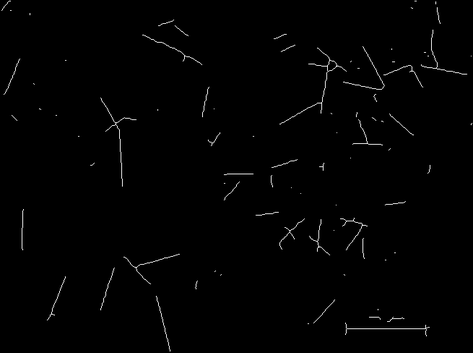
#> input picture data/raw/GF-skeltonized.tif, 473 x 353 px, shrunk from 655 x 488 before the run; its folder holds only this picture in this run
$ python inspect_graph.py
#> lines starting #> are read from the running program, lines starting #| are printed output that depends on the picture; after the words box and inside, x2 and y2 are one past the last pixel; in counts of white or black regions, pixels touching at a corner belong together
### src/fiberlen/io.py
# src/fiberlen/io.py

from pathlib import Path
from dataclasses import dataclass
from typing import Union

import numpy as np
import imageio.v3 as iio


@dataclass(frozen=True)
class SkeletonImage:
    mask: np.ndarray   # bool array, True = skeleton pixel
    path: Path


def read_skeleton_tif(
    path: Union[str, Path],
    *,
    foreground: str = "auto",
    pad: int = 0,
) -> SkeletonImage:
    """
    Read skeleton TIFF and return boolean mask.
    """
    p = Path(path)

    arr = iio.imread(p)

    # --- ensure 2D ---
    if arr.ndim == 3:
        if arr.shape[2] == 1:
            arr = arr[:, :, 0]
        else:
            arr = (
                0.299 * arr[:, :, 0]
                + 0.587 * arr[:, :, 1]
                + 0.114 * arr[:, :, 2]
            ).astype(arr.dtype)

    if arr.ndim != 2:
        raise ValueError(f"Expected 2D image, got {arr.shape}")

    # --- convert to uint8 if needed ---
    if arr.dtype == np.bool_:
        mask = arr.copy()
    else:
        if np.issubdtype(arr.dtype, np.floating):
            mx = float(np.nanmax(arr))
            if mx <= 1.0:
                arr = (arr * 255).astype(np.uint8)
            else:
                arr = np.clip(arr, 0, 255).astype(np.uint8)
        else:
            arr = np.clip(arr, 0, 255).astype(np.uint8)

        nonzero = np.count_nonzero(arr)
        total = arr.size

        if foreground == "white":
            mask = arr > 0
        elif foreground == "black":
            mask = arr == 0
        elif foreground == "auto":
            # skeleton is usually sparse
            if nonzero / total < 0.5:
                mask = arr > 0
            else:
                mask = arr == 0
        else:
            raise ValueError("foreground must be 'auto', 'white', or 'black'")

    if pad > 0:
        mask = np.pad(mask, pad_width=pad, mode="constant", constant_values=False)

    return SkeletonImage(mask=mask.astype(bool), path=p)

### src/fiberlen/skeleton_graph.py
# src/fiberlen/skeleton_graph.py
from __future__ import annotations

from collections import deque
from dataclasses import dataclass
from typing import Dict, Iterable, List, Optional, Set, Tuple

import numpy as np

from .types import CompressedGraph, Node, NodeKind, Pixel, Segment


# ----------------------------
# Neighborhood utilities
# ----------------------------

_OFFSETS_8 = [(-1, -1), (-1, 0), (-1, 1),
              (0, -1),          (0, 1),
              (1, -1),  (1, 0), (1, 1)]

_OFFSETS_4 = [(-1, 0), (1, 0), (0, -1), (0, 1)]


def _offsets(connectivity: int) -> List[Tuple[int, int]]:
    if connectivity == 8:
        return _OFFSETS_8
    if connectivity == 4:
        return _OFFSETS_4
    raise ValueError("connectivity must be 4 or 8")


def _in_bounds(r: int, c: int, h: int, w: int) -> bool:
    return 0 <= r < h and 0 <= c < w


def _neighbors(p: Pixel, h: int, w: int, connectivity: int) -> List[Pixel]:
    r, c = p
    nb = []
    for dr, dc in _offsets(connectivity):
        rr, cc = r + dr, c + dc
        if _in_bounds(rr, cc, h, w):
            nb.append((rr, cc))
    return nb


def compute_degree(mask: np.ndarray, connectivity: int = 8) -> np.ndarray:
    """
    Degree of each pixel in the skeleton pixel-graph.
    degree[r,c] = number of neighboring True pixels (excluding itself).
    """
    if mask.dtype != bool:
        mask = mask.astype(bool)

    h, w = mask.shape
    deg = np.zeros((h, w), dtype=np.uint8)

    # Sum shifted masks
    for dr, dc in _offsets(connectivity):
        src_r0 = max(0, -dr)
        src_r1 = min(h, h - dr)
        src_c0 = max(0, -dc)
        src_c1 = min(w, w - dc)

        dst_r0 = max(0, dr)
        dst_r1 = min(h, h + dr)
        dst_c0 = max(0, dc)
        dst_c1 = min(w, w + dc)

        deg[dst_r0:dst_r1, dst_c0:dst_c1] += mask[src_r0:src_r1, src_c0:src_c1].astype(np.uint8)

    # Outside skeleton: degree is irrelevant but keep 0
    deg[~mask] = 0
    return deg


# ----------------------------
# Connected components on a boolean mask
# ----------------------------

def _connected_components(mask: np.ndarray, connectivity: int = 8) -> Tuple[np.ndarray, List[List[Pixel]]]:
    """
    Label connected components in a boolean mask.
    Returns:
      labels: int32 array, -1 for background, 0..n-1 for components
      comps: list of list of pixels (row,col) per component
    """
    h, w = mask.shape
    labels = -np.ones((h, w), dtype=np.int32)
    comps: List[List[Pixel]] = []
    off = _offsets(connectivity)

    comp_id = 0
    for r in range(h):
        for c in range(w):
            if not mask[r, c] or labels[r, c] != -1:
                continue

            q = deque([(r, c)])
            labels[r, c] = comp_id
            comp_pixels: List[Pixel] = [(r, c)]

            while q:
                rr, cc = q.popleft()
                for dr, dc in off:
                    r2, c2 = rr + dr, cc + dc
                    if _in_bounds(r2, c2, h, w) and mask[r2, c2] and labels[r2, c2] == -1:
                        labels[r2, c2] = comp_id
                        q.append((r2, c2))
                        comp_pixels.append((r2, c2))

            comps.append(comp_pixels)
            comp_id += 1

    return labels, comps


def _representative_pixel(pixels: List[Pixel]) -> Pixel:
    """
    Representative pixel for a component.
    Use integer-rounded centroid for stability.
    """
    rs = np.array([p[0] for p in pixels], dtype=np.float64)
    cs = np.array([p[1] for p in pixels], dtype=np.float64)
    r = int(np.round(rs.mean()))
    c = int(np.round(cs.mean()))
    # centroid might not land exactly on a pixel in the component; fallback
    if (r, c) in set(pixels):
        return (r, c)
    return pixels[0]


# ----------------------------
# Node (endpoint/junction) extraction
# ----------------------------

@dataclass(frozen=True)
class NodeComponent:
    comp_id: int
    pixels: List[Pixel]
    rep: Pixel
    kind: NodeKind
    degree: int


def extract_node_components(
    skel: np.ndarray,
    degree: np.ndarray,
    *,
    connectivity: int = 8
) -> Tuple[np.ndarray, List[NodeComponent]]:
    """
    Node pixels are skeleton pixels with degree != 2.
    We group them into connected components to handle multi-pixel junction blobs.
    Returns:
      node_comp_labels: array with -1 for non-node, else component id for node component
      node_components: list of NodeComponent
    """
    if skel.dtype != bool:
        skel = skel.astype(bool)

    node_pix = skel & (degree != 2)
    labels, comps = _connected_components(node_pix, connectivity=connectivity)

    h, w = skel.shape
    node_components: List[NodeComponent] = []

    for comp_id, pixels in enumerate(comps):
        rep = _representative_pixel(pixels)

        # Determine kind:
        # if component contains any degree==1 pixel -> endpoint (common for single-pixel endpoints)
        # else -> junction (degree 3+ or blob)
        has_deg1 = any(degree[r, c] == 1 for (r, c) in pixels)
        kind = NodeKind.ENDPOINT if has_deg1 and len(pixels) == 1 else NodeKind.JUNCTION

        # Component "degree": count unique skeleton neighbors outside the component
        pix_set = set(pixels)
        outside_neighbors: Set[Pixel] = set()
        for (r, c) in pixels:
            for nb in _neighbors((r, c), h, w, connectivity):
                if skel[nb] and nb not in pix_set:
                    outside_neighbors.add(nb)
        comp_degree = len(outside_neighbors)

        node_components.append(NodeComponent(
            comp_id=comp_id,
            pixels=pixels,
            rep=rep,
            kind=kind,
            degree=comp_degree
        ))

    return labels, node_components


# ----------------------------
# Segment tracing between nodes
# ----------------------------

def _edge_key(a: Pixel, b: Pixel) -> Tuple[Pixel, Pixel]:
    return (a, b) if a <= b else (b, a)


def build_compressed_graph(
    skel: np.ndarray,
    *,
    connectivity: int = 8,
    border_margin_px: int = 1,
) -> Tuple[CompressedGraph, np.ndarray, np.ndarray]:
    """
    Build compressed graph from skeleton mask.
    Returns:
      graph: CompressedGraph
      degree: degree image (uint8)
      node_comp_labels: int32 labels (-1 for non-node)
    """
    if skel.dtype != bool:
        skel = skel.astype(bool)
    h, w = skel.shape
    m = int(border_margin_px)
    if m < 0:
        raise ValueError("border_margin_px must be >=0")

    deg = compute_degree(skel, connectivity=connectivity)
    node_comp_labels, node_comps = extract_node_components(skel, deg, connectivity=connectivity)

    # Map node component id -> node_id, and pixel -> node_id
    g = CompressedGraph()
    comp_to_nodeid: Dict[int, int] = {}
    pixel_to_nodeid: Dict[Pixel, int] = {}

    next_node_id = 1
    for nc in node_comps:
        node_id = next_node_id
        next_node_id += 1
        comp_to_nodeid[nc.comp_id] = node_id

        node = Node(
            node_id=node_id,
            coord=nc.rep,
            kind=nc.kind,
            degree=nc.degree
        )
        g.add_node(node)

        for p in nc.pixels:
            pixel_to_nodeid[p] = node_id

    # Helper: is pixel in some node component?
    def node_id_at(p: Pixel) -> Optional[int]:
        return pixel_to_nodeid.get(p, None)

    # Trace segments starting from each node component boundary neighbor
    visited_edges: Set[Tuple[Pixel, Pixel]] = set()
    next_seg_id = 1

    for nc in node_comps:
        start_node = comp_to_nodeid[nc.comp_id]
        comp_pixels_set = set(nc.pixels)

        # Find "exits": skeleton neighbors outside the node component
        exits: List[Tuple[Pixel, Pixel]] = []  # (from_node_pixel, outside_neighbor)
        for p in nc.pixels:
            for nb in _neighbors(p, h, w, connectivity):
                if skel[nb] and nb not in comp_pixels_set:
                    exits.append((p, nb))

        for from_p, first in exits:
            ek = _edge_key(from_p, first)
            if ek in visited_edges:
                continue

            # Walk along skeleton until reaching another node component
            pixels: List[Pixel] = [from_p, first]
            prev = from_p
            cur = first

            visited_edges.add(ek)

            end_node: Optional[int] = None

            while True:
                nid = node_id_at(cur)
                if nid is not None and nid != start_node:
                    end_node = nid
                    break

                # Determine next step:
                nbs = [nb for nb in _neighbors(cur, h, w, connectivity) if skel[nb] and nb != prev]

                if len(nbs) == 0:
                    # Dead end. If current is inside the start node (unlikely), ignore.
                    # Else treat as endpoint by creating a new ENDPOINT node on this pixel.
                    # In your data this should be rare; but handle safely.
                    if node_id_at(cur) is None:
                        # create endpoint node
                        new_node_id = next_node_id
                        next_node_id += 1
                        node = Node(
                            node_id=new_node_id,
                            coord=cur,
                            kind=NodeKind.ENDPOINT,
                            degree=1
                        )
                        g.add_node(node)
                        pixel_to_nodeid[cur] = new_node_id
                        end_node = new_node_id
                    else:
                        end_node = node_id_at(cur)
                    break

                if len(nbs) > 1:
                    # This indicates we walked into a junction blob not captured as node pixels,
                    # or a topological anomaly.
                    # Choose the next that keeps going "straight" relative to prev->cur.
                    # (Minimal heuristic for robustness.)
                    pr = np.array(prev, dtype=np.float64)
                    cr = np.array(cur, dtype=np.float64)
                    v = cr - pr
                    best = None
                    best_score = -1e18
                    for nb in nbs:
                        nr = np.array(nb, dtype=np.float64)
                        u = nr - cr
                        # maximize cosine similarity
                        denom = (np.linalg.norm(v) * np.linalg.norm(u) + 1e-9)
                        score = float(np.dot(v, u) / denom)
                        if score > best_score:
                            best_score = score
                            best = nb
                    nxt = best  # type: ignore[assignment]
                else:
                    nxt = nbs[0]

                ek2 = _edge_key(cur, nxt)
                if ek2 in visited_edges:
                    # already traversed this direction; stop
                    # If next is a node, we can end there; otherwise stop at current.
                    nid2 = node_id_at(nxt)
                    if nid2 is not None:
                        end_node = nid2
                        pixels.append(nxt)
                    else:
                        end_node = node_id_at(cur)
                    break

                visited_edges.add(ek2)
                pixels.append(nxt)
                prev, cur = cur, nxt

            if end_node is None:
                continue

            # Border touch flag
            if m == 0:
                touches_border = False
            else:
                touches_border = any(
                        (r < m) or (c < m) or (r >= h - m) or (c >= w - m)
                        for (r, c) in pixels
                )

            seg = Segment(
                seg_id=next_seg_id,
                start_node=start_node,
                end_node=end_node,
                pixels=pixels,
                touches_border=touches_border
            )
            next_seg_id += 1
            g.add_segment(seg)

    return g, deg, node_comp_labels


def summarize_graph(g: CompressedGraph) -> Dict[str, int]:
    endpoints = sum(1 for n in g.nodes.values() if n.kind == NodeKind.ENDPOINT)
    junctions = sum(1 for n in g.nodes.values() if n.kind == NodeKind.JUNCTION)
    return {
        "nodes": len(g.nodes),
        "segments": len(g.segments),
        "endpoints": endpoints,
        "junctions": junctions,
    }

### src/fiberlen/types.py
# src/fiberlen/types.py
from __future__ import annotations

from dataclasses import dataclass, field
from enum import Enum
from typing import Dict, List, Tuple, Optional, Set


Pixel = Tuple[int, int]          # (row, col)
Vector2 = Tuple[float, float]    # (dy, dx)


class NodeKind(str, Enum):
    ENDPOINT = "endpoint"
    JUNCTION = "junction"


@dataclass(frozen=True)
class Node:
    """
    Node in the compressed skeleton graph.

    - coord: representative pixel coordinate (row, col)
    - kind: ENDPOINT or JUNCTION
    - degree: degree in the original pixel graph (8-neighborhood)
    """
    node_id: int
    coord: Pixel
    kind: NodeKind
    degree: int


@dataclass
class Segment:
    """
    Segment is a polyline between two Nodes following the skeleton pixels.

    - pixels: ordered pixel coordinates from start_node -> end_node, inclusive
    - length_px: computed later (weighted 8-neighborhood length)
    - note: we keep pixels for direction estimation and visualization
    """
    seg_id: int
    start_node: int
    end_node: int
    pixels: List[Pixel]

    length_px: Optional[float] = None

    # Convenience flags for later QC
    touches_border: bool = False
    is_pruned: bool = False


@dataclass
class CompressedGraph:
    """
    A sparse graph:
      nodes: Node dictionary
      segments: Segment dictionary
      adjacency: node_id -> set of seg_id
    """
    nodes: Dict[int, Node] = field(default_factory=dict)
    segments: Dict[int, Segment] = field(default_factory=dict)
    adjacency: Dict[int, Set[int]] = field(default_factory=dict)

    def add_node(self, node: Node) -> None:
        self.nodes[node.node_id] = node
        self.adjacency.setdefault(node.node_id, set())

    def add_segment(self, seg: Segment) -> None:
        self.segments[seg.seg_id] = seg
        self.adjacency.setdefault(seg.start_node, set()).add(seg.seg_id)
        self.adjacency.setdefault(seg.end_node, set()).add(seg.seg_id)

    # [7 lines left out: function other_node, not called in this run]

    def incident_segments(self, node_id: int) -> List[int]:
        return sorted(self.adjacency.get(node_id, set()))


@dataclass(frozen=True)
class Pairing:
    """
    A local decision at one junction:
      pairs: list of (seg_id_a, seg_id_b) that should be connected as one fiber through the junction.
      leftovers: segments that terminate at this junction (e.g., T-junction branch)
      score: optional confidence score (higher = better)
    """
    junction_node: int
    pairs: List[Tuple[int, int]]
    leftovers: List[int]
    score: Optional[float] = None


@dataclass
class FiberPath:
    """
    One reconstructed fiber after resolving junction pairings.

    - seg_ids: ordered list of segments that form the fiber
    - pixels: optional merged polyline for visualization / length integration
    - length_px / length_um: filled after measurement
    """
    fiber_id: int
    seg_ids: List[int]

    pixels: Optional[List[Pixel]] = None
    length_px: Optional[float] = None
    length_um: Optional[float] = None

    # QC flags / metadata
    touches_border: bool = False
    has_junction: bool = False
    notes: Dict[str, str] = field(default_factory=dict)


@dataclass(frozen=True)
class PipelineParams:
    """
    Parameters for the pipeline (start with minimal set; expand as needed).
    """
    # Graph building
    connectivity: int = 8  # 4 or 8, typically 8 for skeletons

    # Spur pruning (in pixels along skeleton)
    prune_spur_max_len: int = 10

    # Junction direction estimation: how far from junction to look along a segment
    direction_probe_len: int = 12

    # Border handling
    exclude_border_touching: bool = True


@dataclass(frozen=True)
class Scale:
    """
    Pixel-to-micrometer conversion.
    """
    um_per_px: float

### scripts/inspect_graph.py
# scripts/inspect_graph.py
from pathlib import Path

from fiberlen.io import read_skeleton_tif
from fiberlen.skeleton_graph import build_compressed_graph, summarize_graph
from fiberlen.config import CFG

def main():
    raw_dir = Path("data/raw")
    candidates = sorted(list(raw_dir.glob("*.tif")) + list(raw_dir.glob("*.tiff")))
    if not candidates:
        raise FileNotFoundError(f"No tif found under: {raw_dir.resolve()}")

    img_path = candidates[0]
    print("Using:", img_path)

    sk = read_skeleton_tif(img_path, foreground=CFG.io_foreground, pad=CFG.io_pad)
#> in read_skeleton_tif, arr is the input picture: shape (353, 473); min 0, max 232, mean 2.2
#> in read_skeleton_tif, `nonzero = np.count_nonzero(arr)`: nonzero = 7484
#> in read_skeleton_tif, `mask = arr > 0`:
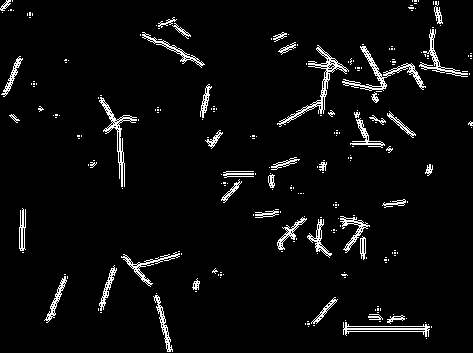
#> mask: shape (353, 473) bool; 4.5% white in thin lines or dots
    g, deg, node_labels = build_compressed_graph(sk.mask, connectivity=CFG.connectivity)
#> after the loop in compute_degree, `for dr, dc in _offsets(connectivity):`:
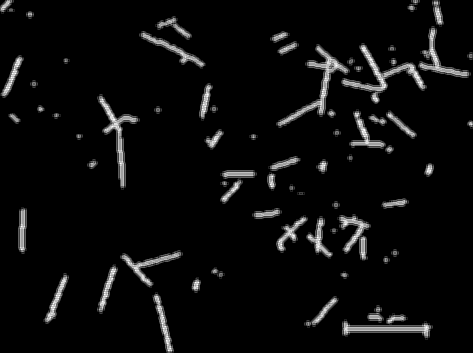
#> deg: shape (353, 473); min 0, max 8, mean 0.358; drawn with min black and max white
#> in compute_degree, `deg[~mask] = 0`:
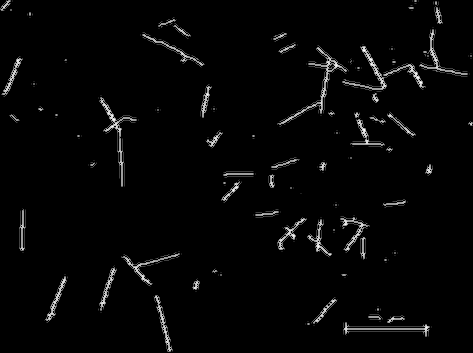
#> deg: shape (353, 473); 5.45% of pixels changed, all inside (x1, y1, x2, y2) = (0, 0, 473, 353); drawn with min black and max white
#> in extract_node_components, `node_pix = skel & (degree != 2)`:
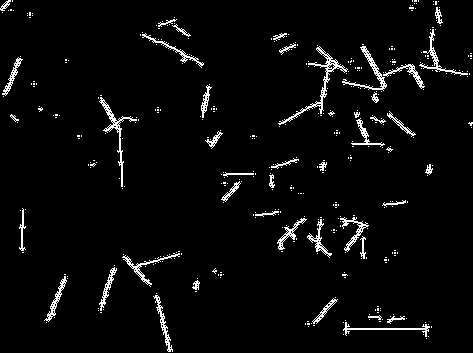
#> node_pix: shape (353, 473) bool; 3.7% white in thin lines or dots
#> after the loop in _connected_components, `for r in range(h):`:
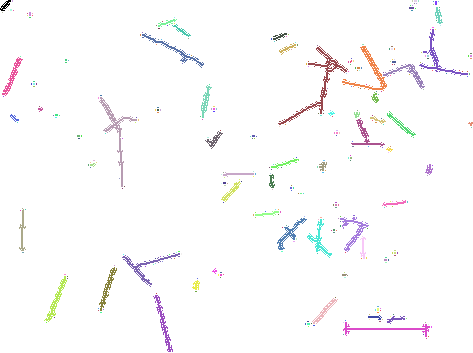
#> labels: shape (353, 473) int32; 394 distinct labels, from -1 to 392; one colour per label, 0 black, -1 white
#> in extract_node_components, `labels, comps = _connected_components(node_pix, connectivity=connectiv..`: comps = 393 items
#> the loop in extract_node_components, `for comp_id, pixels in enumerate(comps):` made 393 passes
#> pixels on passes 31 to 33: [(20, 436)], [(21, 162)], [(23, 174)]

    summary = summarize_graph(g)
    print("Graph summary:", summary)
#| Graph summary: {'nodes': 393, 'segments': 341, 'endpoints': 165, 'junctions': 228}

    # A few sanity prints
    # show first 5 nodes and segments
    for i, n in list(g.nodes.items())[:5]:
        print("Node", i, n)
#> this loop made 5 passes
#| Node 1 Node(node_id=1, coord=(5, 5), kind=<NodeKind.JUNCTION: 'junction'>, degree=2)
#| Node 2 Node(node_id=2, coord=(0, 12), kind=<NodeKind.JUNCTION: 'junction'>, degree=0)
#| Node 3 Node(node_id=3, coord=(0, 412), kind=<NodeKind.JUNCTION: 'junction'>, degree=0)
#| Node 4 Node(node_id=4, coord=(0, 415), kind=<NodeKind.JUNCTION: 'junction'>, degree=0)
#| Node 5 Node(node_id=5, coord=(0, 418), kind=<NodeKind.JUNCTION: 'junction'>, degree=0)
    for i, s in list(g.segments.items())[:5]:
        print("Seg", i, "start", s.start_node, "end", s.end_node, "n_pix", len(s.pixels), "border", s.touches_border)

if __name__ == "__main__":
    main()
